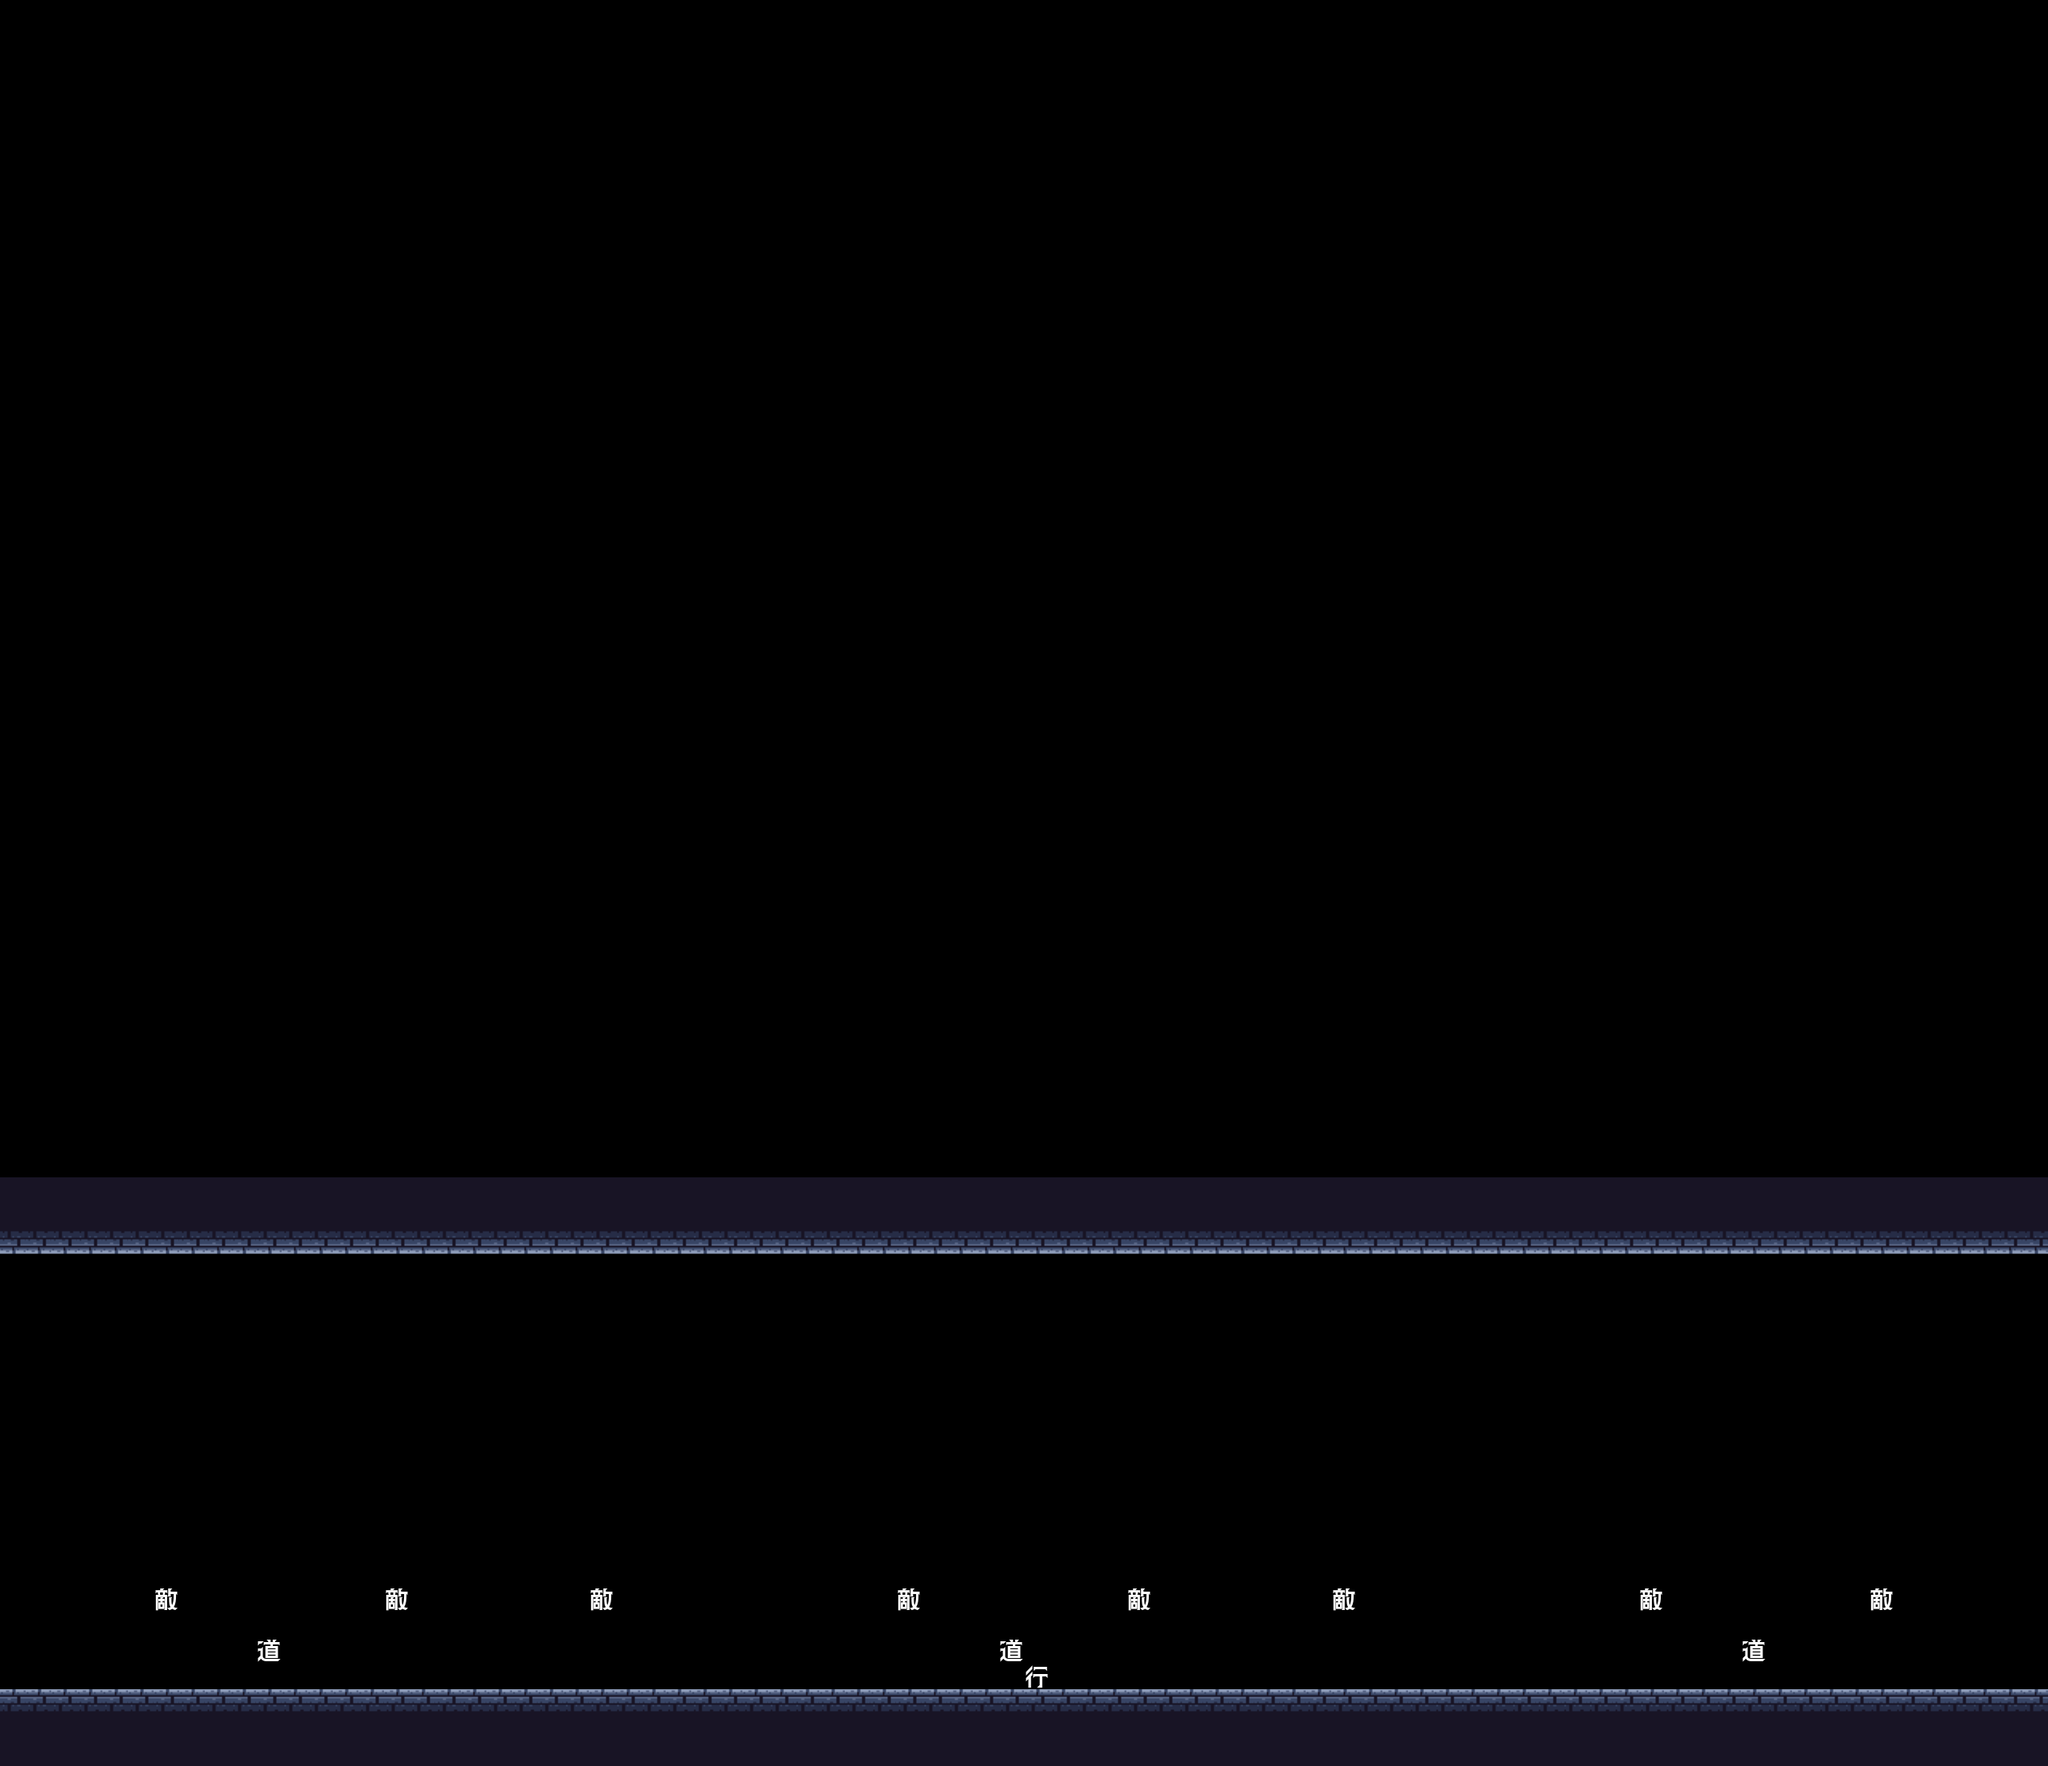

A 2D game scene composited from a Tiled map and its tileset images. What follows is a short description and the map's XML, with each tile layer's data collapsed to a summary:
An orthogonal 80x69 tile map with 32x32 px tiles, 1 tile layer (タイルレイヤー1).

<map version="1.10" tiledversion="1.11.2" orientation="orthogonal" renderorder="right-down" width="80" height="69" tilewidth="32" tileheight="32" infinite="0" nextlayerid="2" nextobjectid="1">
 <editorsettings>
  <export target="../../Resource/CSV/StageDD.csv" format="csv" />
 </editorsettings>
 <tileset firstgid="1" source="GroundChipsDungeon.tsx" />
 <layer id="1" name="タイルレイヤー1" width="80" height="69">
  <data>[5520 cells, 492 non-empty, 6 distinct tile ids]</data>
 </layer>
</map>
